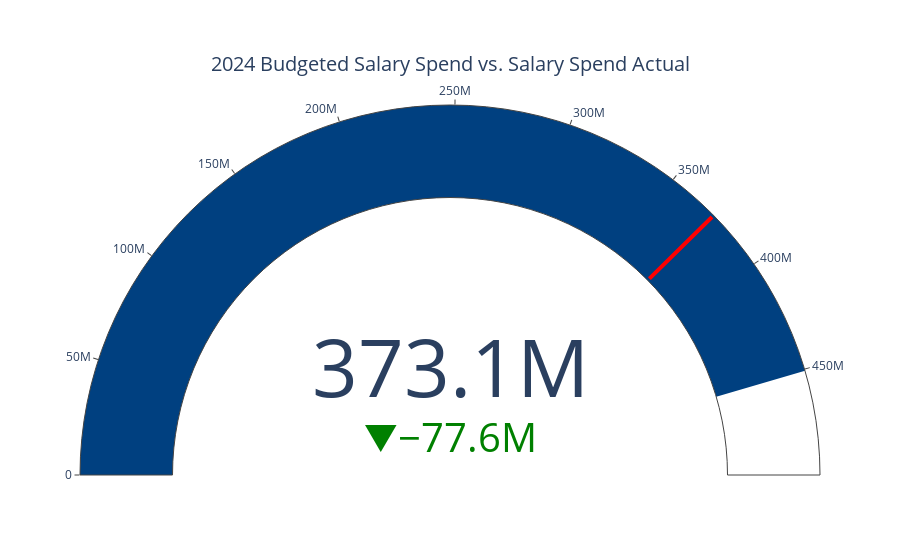

Write notebook code for a chart like this one.
### Markdown cell above
# code for 5

### Code cell
# Code for 5
def plot_info(year, data) -> None:
    gauge = data.groupby(['CalYear'])[['YTD_Total', 'Salary_Total']].sum().reset_index()
    # Filter the data for the given year
    year_filter = gauge[gauge['CalYear'] == year]
    
    # Extract actual and expected values
    actual = year_filter['YTD_Total'].iloc[0]
    expected = year_filter['Salary_Total'].iloc[0]

    # Create the gauge plot
    steps = [
        {'range': [0, expected], 'color': '#004080'}  # Dark blue for expected salary
    ]
    
    # Add yellow step if actual exceeds expected
    if actual > expected:
        steps.append({'range': [expected, actual], 'color': 'yellow'})  # Yellow for actual salary
    
    fig = go.Figure(go.Indicator(
        mode="gauge+number+delta",
        value=actual,
        delta={
            'reference': expected,
            'increasing': {'color': "red"},
            'decreasing': {'color': "green"}
        },
        gauge={
            'axis': {'range': [0, expected * 1.1]},  
            'bar': {'color': 'rgba(0,0,0,0)'},
            'steps': steps,
            'threshold': {
                'line': {'color': "red", 'width': 4},  
                'thickness': .95,
                'value': actual  # Place the red line at the actual
            }
        },
        title={'text': f"{year} Budgeted Salary Spend vs. Salary Spend Actual", 'font': {'size': 20}},
    ))

    fig.update_layout(
        title_font={'size': 20},  # Set font size for the overall layout title
    )

    # Show the figure
    fig.show()


# Example usage:
plot_info(2024, data)

### Figure 1 — Plotly figure (JSON) as saved in the notebook; plotly's stock layout.template omitted (floating-point values rounded to 4 significant figures)
{"data": [{"delta": {"decreasing": {"color": "green"}, "increasing": {"color": "red"}, "reference": 450700000.0}, "gauge": {"axis": {"range": [0, 495800000.0]}, "bar": {"color": "rgba(0,0,0,0)"}, "steps": [{"color": "#004080", "range": [0, 450700000.0]}], "threshold": {"line": {"color": "red", "width": 4}, "thickness": 0.95, "value": 373100000.0}}, "mode": "gauge+number+delta", "title": {"font": {"size": 20}, "text": "2024 Budgeted Salary Spend vs. Salary Spend Actual"}, "type": "indicator", "value": 373100000.0}], "layout": {"title": {"font": {"size": 20}}}}
